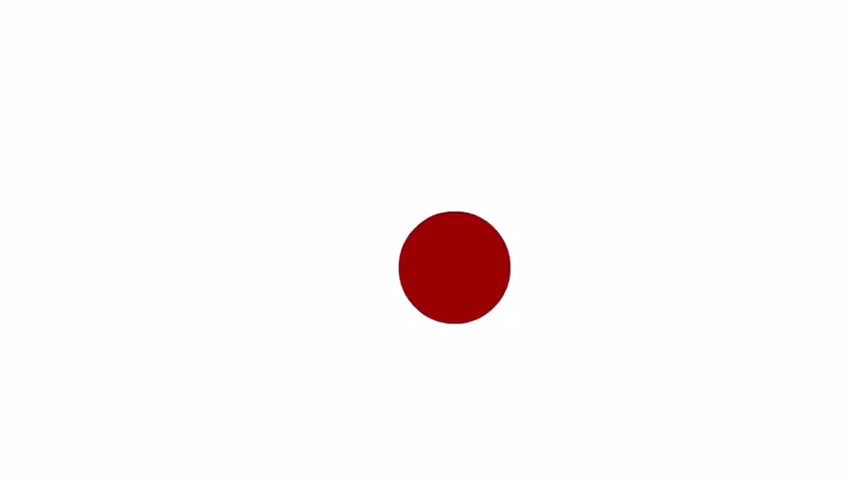
#> input picture frame 69 of gorev2.mp4, 848 x 480 px
$ python gorev2.py
#> lines starting #> are read from the running program, lines starting #| are printed output that depends on the picture; after the words box and inside, x2 and y2 are one past the last pixel; in counts of white or black regions, pixels touching at a corner belong together
import cv2
import numpy as np
import datetime

video = cv2.VideoCapture('gorev2.mp4')
#object_detector = cv2.createBackgroundSubtractorMOG2(history=100, varThreshold=40)

lower = np.array ([0,0,0])
upper = np.array([45,45,255])


flag =0

while(video.isOpened()):
  ret, frame=video.read()
#> frame is the input picture: shape (480, 848, 3); mean B, G, R 248.8, 247.8, 252.5
  h,w,_ = frame.shape
#> h = 480; w = 848


  upperBound=int(h/10)
#> upperBound = 48
  lowerBound=int(h*9/10)
#> lowerBound = 432
  leftBound=int(w/4)
#> leftBound = 212
  rightBound=int(w*3/4)
#> rightBound = 636

  cood1 = (leftBound, upperBound)
#> cood1 = (212, 48)
  cood2 = (rightBound, lowerBound)
#> cood2 = (636, 432)


  mask = cv2.inRange(frame,lower,upper)
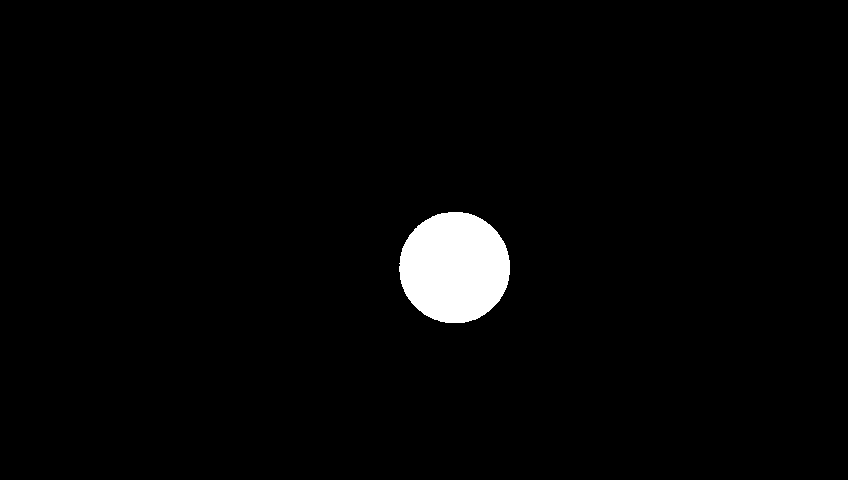
#> mask: shape (480, 848); 2.4% white; 1 white region
  _, mask = cv2.threshold(mask, 254,255, cv2.THRESH_BINARY)
  countors, _ = cv2.findContours(mask, cv2.RETR_TREE, cv2.CHAIN_APPROX_SIMPLE)
#> countors = 1 contour; box (x1, y1, x2, y2) and area: (399, 212, 510, 323) 9548
  frame=cv2.rectangle(frame, (cood1),(cood2), (0, 0, 255), 10)
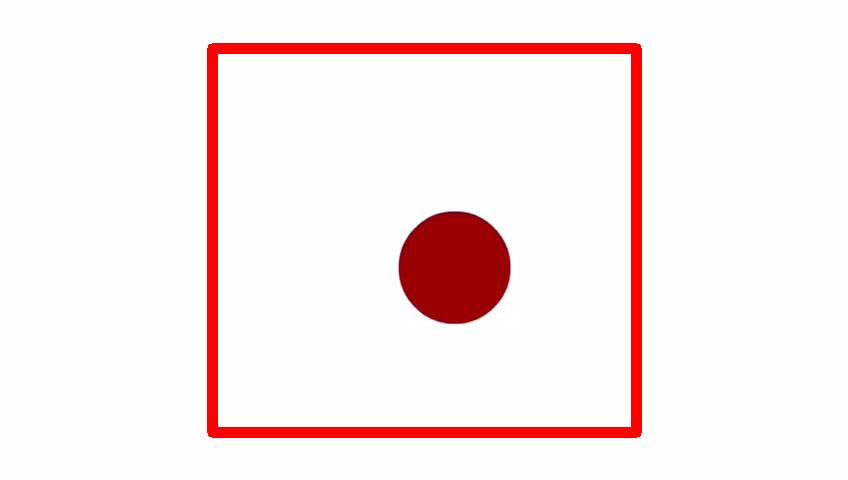
#> frame: shape (480, 848, 3); 4.36% of pixels changed, all inside (x1, y1, x2, y2) = (207, 43, 642, 438)


  for i in countors:
    area = cv2.contourArea(i)


    x,y,wi,hi = cv2.boundingRect(i)
    if x+wi<=cood2[0] and x>=cood1[0] and y>=cood1[1] and y+hi<=cood2[1] and wi/w>=0.1 and hi/h>=0.1 and flag==0:
      frame=cv2.rectangle(frame, ((x),(y)),((x+wi) ,(y+hi)), (0, 255, 0), 1)
      cv2.drawContours(frame, [i], -1, (255,255,255), 2)
      frame=cv2.putText(frame, "Kilitlenme Dortgeni", (x-10,y+125), cv2.FONT_HERSHEY_SIMPLEX, 0.5, (0,0,0), 1, cv2.LINE_AA)
      print("Frame'i %", (hi/h)*100,"yatayda ve %", (wi/w)*100 ,"dikeyde kapsayan hedef, hedef vuruş alanında")

#> (the run stopped early here; a loop or call above may not have finished)

$ run again, starting later in the video
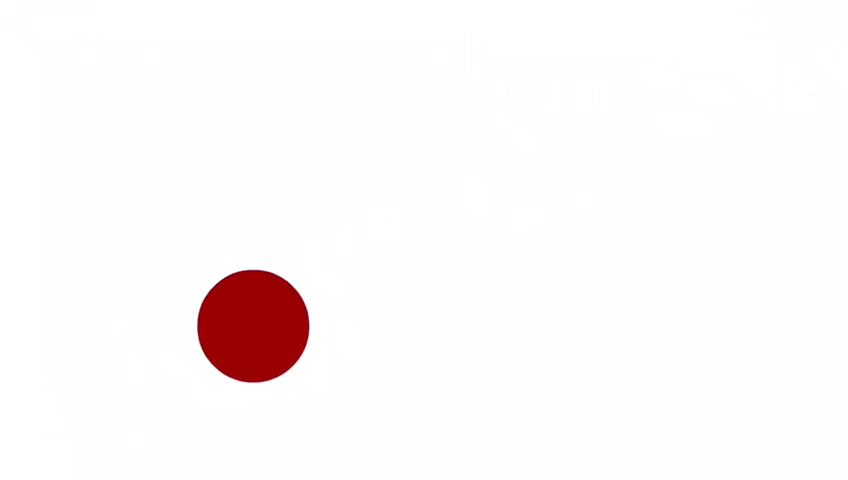
#> input picture frame 313 of gorev2.mp4, 848 x 480 px
#> frame is the input picture: shape (480, 848, 3); mean B, G, R 248.8, 248, 252.5
#> `mask = cv2.inRange(frame,lower,upper)`:
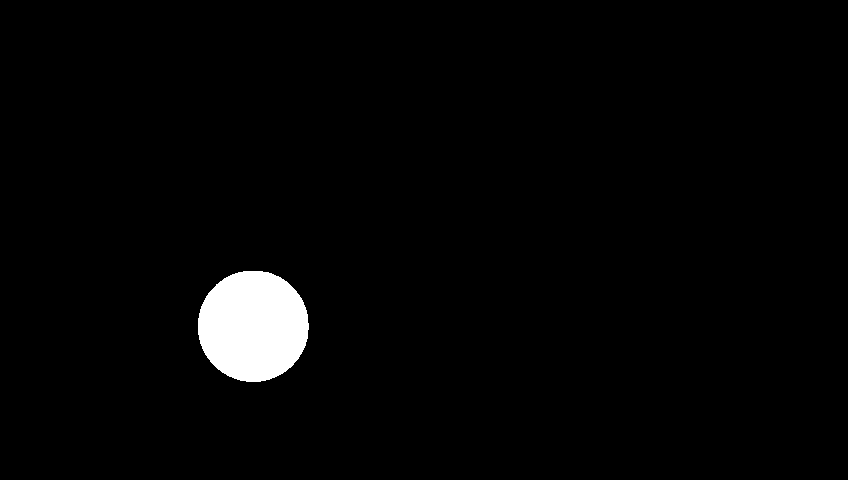
#> mask: shape (480, 848); 2.4% white; 1 white region
#> countors = 1 contour; box (x1, y1, x2, y2) and area: (198, 271, 309, 382) 9560
#> `frame=cv2.rectangle(frame, (cood1),(cood2), (0, 0, 255), 10)`:
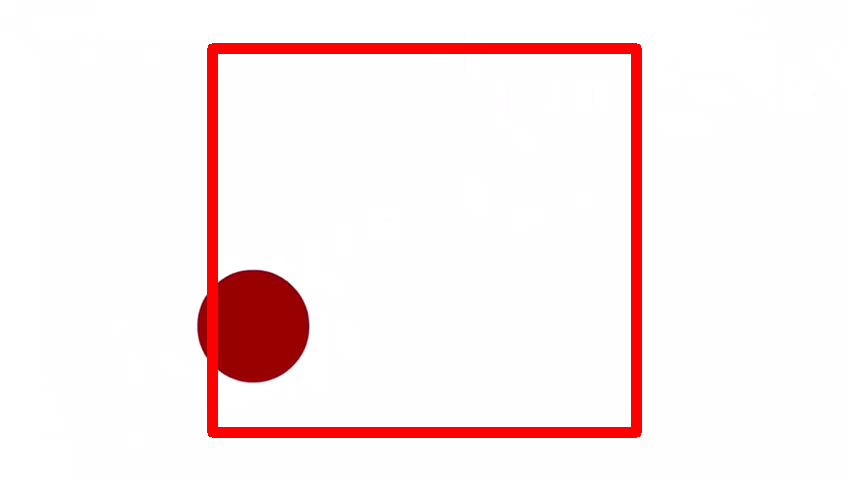
#> frame: shape (480, 848, 3); 4.36% of pixels changed, all inside (x1, y1, x2, y2) = (207, 43, 642, 438)
#> the loop `for i in countors:` made 1 pass
#> (area, x, y, wi, hi) on pass 1: (9560.5, 198, 271, 111, 111)
#> after the loop `for i in countors:`: flag = 0

$ run again, starting later in the video
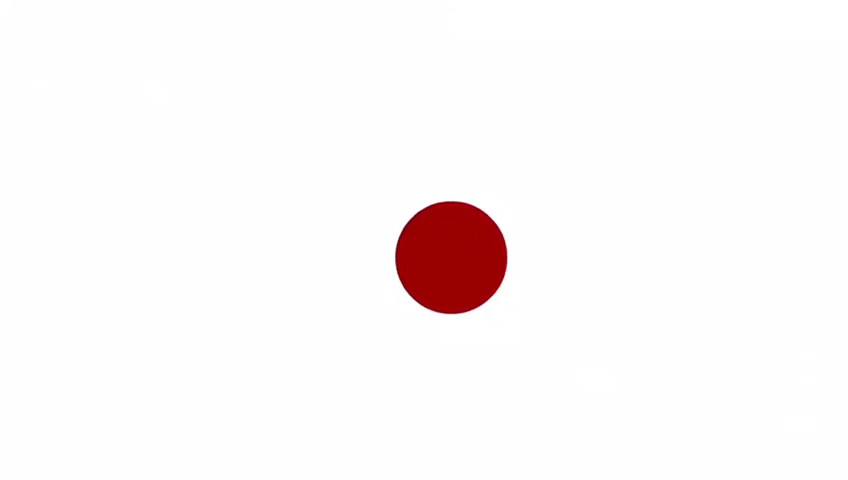
#> input picture frame 556 of gorev2.mp4, 848 x 480 px
#> frame is the input picture: shape (480, 848, 3); mean B, G, R 248.8, 247.9, 252.5
#> `mask = cv2.inRange(frame,lower,upper)`:
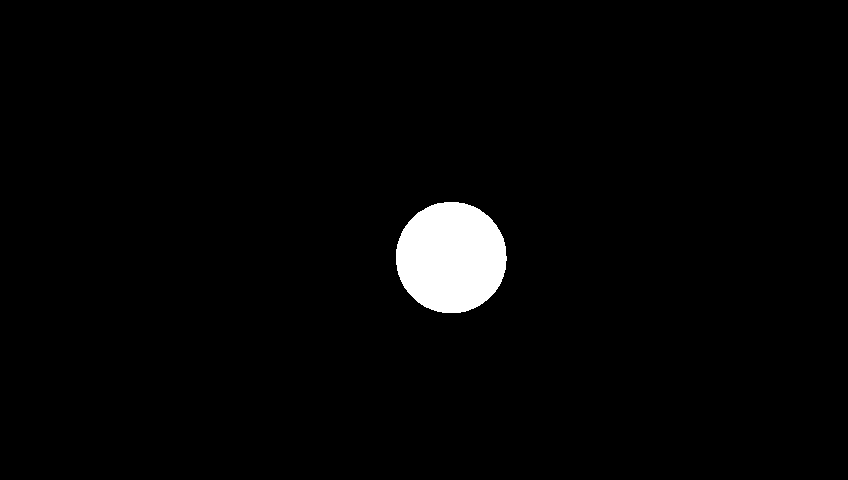
#> mask: shape (480, 848); 2.4% white; 1 white region
#> countors = 1 contour; box (x1, y1, x2, y2) and area: (396, 202, 507, 313) 9552
